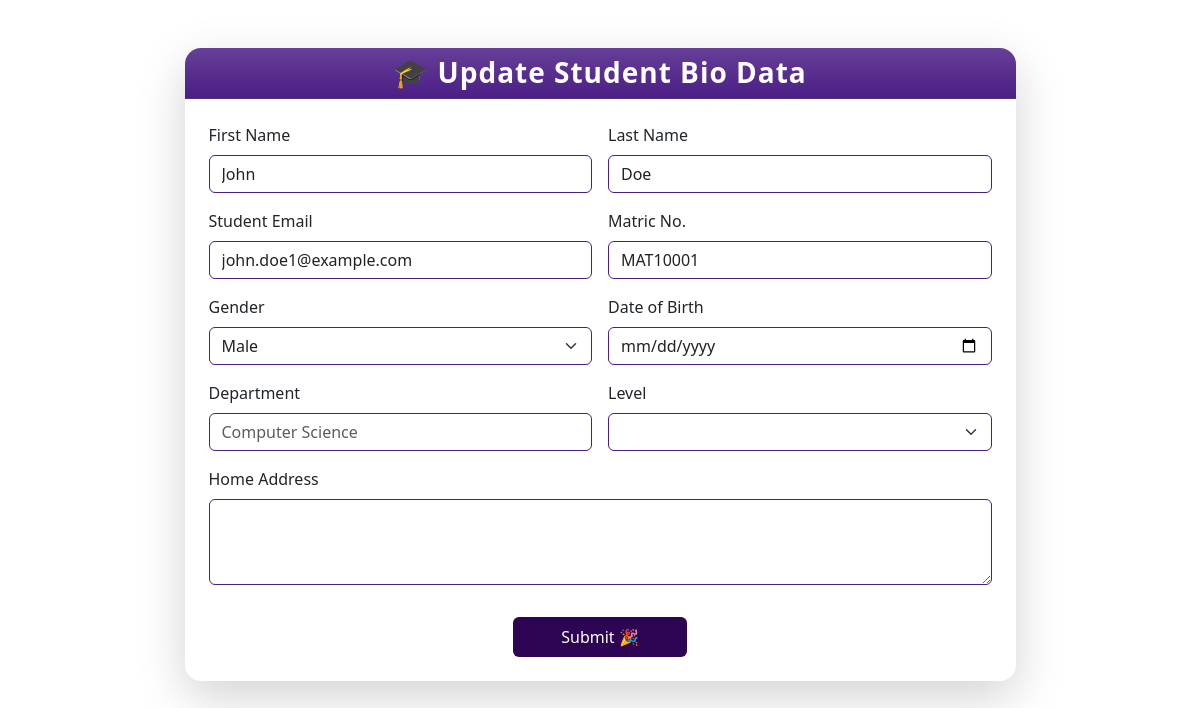
/public/update.php?updateid=1, run on the app's committed database.
### tables this page shows
CREATE TABLE `students` (
  `id` int(11) NOT NULL,
  `first_name` varchar(100) NOT NULL,
  `last_name` varchar(100) NOT NULL,
  `email` varchar(150) NOT NULL,
  `matric_no` varchar(50) NOT NULL,
  `gender` enum('Male','Female','Other') NOT NULL,
  `dob` date NOT NULL,
  `department` varchar(100) NOT NULL,
  `level` varchar(20) NOT NULL,
  `address` text NOT NULL,
  `created_at` timestamp NOT NULL DEFAULT current_timestamp()
);

### config/database.php (called while the page is built, shortened)
<?php
class Database {
    private $host = "localhost";
    private $user = "root";
    private $db_name = "student_database";
    private $pass = "";
    public function __construct(){
        $this->conn = new mysqli($this->host,$this->user,$this->pass,$this->db_name);
    }
}

### classes/User.php (called while the page is built, shortened)
<?php
require __DIR__. "/../config/database.php";
class User extends Database {
    public function getById($id) {
        $stmt = $this->conn->prepare("SELECT * FROM students WHERE id=?");
        $stmt->bind_param('i', $id);
        $stmt->execute();
        $result = $stmt->get_result();
        return $result->fetch_assoc();
    }
}

### public/update.php (the view, shortened to what this page needs)
<?php
include "../includes/header.php";
require "../classes/User.php";
$user = new User();
$id = $_GET['updateid'] ?? null;
$data = $user->getById($id);
?>
<body>
  <div class="container py-5">
    <div class="row justify-content-center">
      <div class="col-lg-9">
        <div class="card shadow-lg rounded-4">
          <div class="card-header text-center rounded-top-4 bg-gradient" style="background-color: #4b1e85;">
            <h3 class="text-white mb-0">🎓 Update Student Bio Data</h3>
          </div>
          <div class="card-body p-4">
            <form method="POST" >
              <div class="row g-3 mb-3">
                <div class="col-md-6">
                  <label for="firstName" class="form-label">First Name</label>
                  <input type="text" name="firstname" class="form-control"
                   id="firstName" placeholder="Jane" required  value="<?= $data['first_name'];?>"/>
                </div>
                <div class="col-md-6">
                  <label for="lastName" class="form-label">Last Name</label>
                  <input type="text" name="lastname" class="form-control"
                   id="lastName" placeholder="Doe" required value="<?= $data['last_name'];?>"/>
                </div>
              </div>
              <div class="row g-3 mb-3">
                <div class="col-md-6">
                  <label for="email" class="form-label">Student Email</label>
                  <input type="email" name="email" class="form-control"
                   id="email" placeholder="jane@student.edu" required value="<?= $data['email'];?>" readonly/>
                </div>
                <div class="col-md-6">
                  <label for="matric" class="form-label">Matric No.</label>
                  <input type="text" name="matric" class="form-control"
                   id="matric" placeholder="STU1234567" required value="<?= $data['matric_no'];?>"/>
                </div>
              </div>
              <div class="row g-3 mb-3">
                <div class="col-md-6">
                  <label for="gender" class="form-label">Gender</label>
                  <select class="form-select" name="gender" id="gender" value="<?= $data['gender'];?>"required>
                    <option selected disabled> <?= $data['gender'] ?></option>
                  </select>
                </div>
                <div class="col-md-6">
                  <label for="dob" class="form-label">Date of Birth</label>
                  <input type="date" name="dob" class="form-control" id="dob" required value="<?= $data['dob'];?>"/>
                </div>
              </div>
              <div class="row g-3 mb-3">
                <div class="col-md-6">
                  <label for="department" class="form-label">Department</label>
                  <input type="text" name="dept" class="form-control"
                  id="department" placeholder="Computer Science" value="<?= $data['department'];?>" />
                </div>
                <div class="col-md-6">
                  <label for="level" class="form-label">Level</label>
                  <select class="form-select" name="level" id="level" required value="<?= $data['level'];?>">
                    <option selected disabled > <?= $data['level'];?></option>
                    <option>100</option>
                  </select>
                </div>
              </div>
              <div class="mb-3">
                <label for="address" class="form-label">Home Address</label>
                <textarea class="form-control" name="address"
                id="address" rows="3" placeholder="123 Campus Street, City, State" required> <?= $data['address'] ?></textarea>
              </div>
              <div class="text-center">
                <button type="submit" class="btn btn-primary px-5 py-2 mt-3">Submit 🎉</button>
              </div>
            </form>
          </div>
        </div>
      </div>
    </div>
  </div>
</body>
</html>

### assets/css/style.css (style rules this page uses)
.card { border: none; }
.form-control, .form-select, textarea { border: 1px solid #4b1e85; color: #222; transition: 0.3s; }
.btn-primary { background-color: #2d0353; border: none; }
h3 { font-weight: 600; letter-spacing: 1px; }
label { font-weight: 500; }

### data on the page
students: firstname "John", lastname "Doe", email "john.doe1@example.com", matric "MAT10001", gender "Male"
